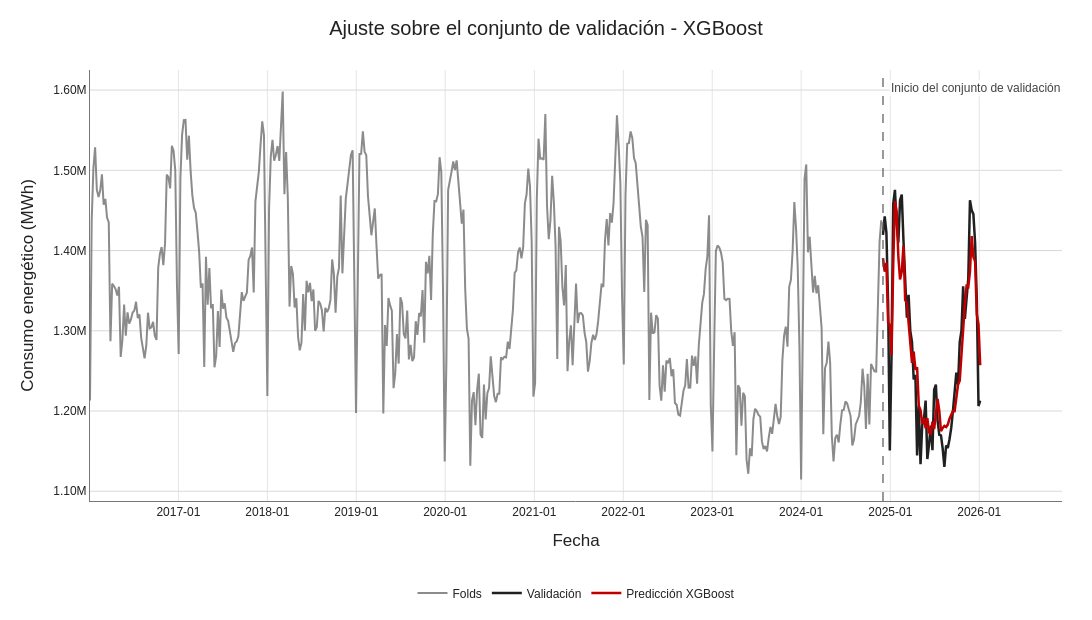

This figure's notebook cell:
### Code cell
# gráfica en plotly
# asegurar que los índices sean fechas
X_folds.index = pd.to_datetime(X_folds.index)
X_val.index = pd.to_datetime(X_val.index)

# fecha de inicio del conjunto de validación
fecha_inicio_val = X_val.index.min()

# ============================================================
# Gráfica
# ============================================================

fig = go.Figure()

# conjunto usado en los folds
fig.add_trace(
    go.Scatter(
        x=X_folds.index,
        y=np.ravel(y_folds),
        mode="lines",
        name="Folds",
        line=dict(
            color="#7F7F7F",
            width=2
        ),
        opacity=0.9
    )
)

# valores reales del conjunto de validación
fig.add_trace(
    go.Scatter(
        x=X_val.index,
        y=np.ravel(y_val),
        mode="lines",
        name="Validación",
        line=dict(
            color="#202020",
            width=2.5
        )
    )
)

# predicciones de XGBoost
fig.add_trace(
    go.Scatter(
        x=X_val.index[-len(y_pred):],
        y=np.ravel(y_pred),
        mode="lines",
        name="Predicción XGBoost",
        line=dict(
            color="#C00000",
            width=2.5
        )
    )
)

# línea de separación entre folds y validación
fig.add_vline(
    x=fecha_inicio_val,
    line_color="#555555",
    line_width=1.2,
    line_dash="dash"
)

# etiqueta de inicio de validación
fig.add_annotation(
    x=fecha_inicio_val,
    y=0.98,
    yref="paper",
    text="Inicio del conjunto de validación",
    showarrow=False,
    xanchor="left",
    yanchor="top",
    xshift=6,
    font=dict(
        family="Arial",
        size=12,
        color="#444444"
    ),
    bgcolor="rgba(255,255,255,0.85)"
)

# ============================================================
# Formato general
# ============================================================

fig.update_layout(
    width=1100,
    height=620,

    title=dict(
        text="Ajuste sobre el conjunto de validación - XGBoost",
        x=0.5,
        xanchor="center"
    ),

    plot_bgcolor="white",
    paper_bgcolor="white",

    font=dict(
        family="Arial",
        size=14,
        color="#222222"
    ),

    legend=dict(
        orientation="h",
        yanchor="top",
        y=-0.18,
        xanchor="center",
        x=0.5,
        font=dict(size=12),
        title_text=""
    ),

    margin=dict(
        l=90,
        r=30,
        t=70,
        b=110
    ),

    hovermode="x unified"
)

# eje X
fig.update_xaxes(
    title=dict(
        text="Fecha",
        font=dict(size=17)
    ),
    tickfont=dict(size=12),
    tickformat="%Y-%m",
    dtick="M12",
    showgrid=True,
    gridcolor="#E5E5E5",
    gridwidth=1,
    showline=True,
    linecolor="#777777",
    linewidth=1,
    automargin=True
)

# eje Y
fig.update_yaxes(
    title=dict(
        text="Consumo energético (MWh)",
        font=dict(size=17)
    ),
    tickfont=dict(size=12),
    tickformat=".3s",
    showgrid=True,
    gridcolor="#D9D9D9",
    gridwidth=1,
    showline=True,
    linecolor="#777777",
    linewidth=1,
    automargin=True
)

fig.show()

fig.write_image(
    "../../../data/preds_energy_models/images/ajuste_xgboost.png",
    width=1100,
    height=620,
    scale=3
)

### Figure 1 — Plotly figure (JSON) as saved in the notebook; plotly's stock layout.template omitted (floating-point values rounded to 4 significant figures; data arrays with more than 128 entries replaced by an {"elided": "..."} marker saying what was removed)
{"data": [{"line": {"color": "#7F7F7F", "width": 2}, "mode": "lines", "name": "Folds", "opacity": 0.9, "type": "scatter", "x": {"elided": "465 str values"}, "y": {"elided": "465 float values"}}, {"line": {"color": "#202020", "width": 2.5}, "mode": "lines", "name": "Validación", "type": "scatter", "x": ["2024-12-02T00:00:00.000000000", "2024-12-09T00:00:00.000000000", "2024-12-16T00:00:00.000000000", "2024-12-23T00:00:00.000000000", "2024-12-30T00:00:00.000000000", "2025-01-06T00:00:00.000000000", "2025-01-13T00:00:00.000000000", "2025-01-20T00:00:00.000000000", "2025-01-27T00:00:00.000000000", "2025-02-03T00:00:00.000000000", "2025-02-10T00:00:00.000000000", "2025-02-17T00:00:00.000000000", "2025-02-24T00:00:00.000000000", "2025-03-03T00:00:00.000000000", "2025-03-10T00:00:00.000000000", "2025-03-17T00:00:00.000000000", "2025-03-24T00:00:00.000000000", "2025-03-31T00:00:00.000000000", "2025-04-07T00:00:00.000000000", "2025-04-14T00:00:00.000000000", "2025-04-21T00:00:00.000000000", "2025-04-28T00:00:00.000000000", "2025-05-05T00:00:00.000000000", "2025-05-12T00:00:00.000000000", "2025-05-19T00:00:00.000000000", "2025-05-26T00:00:00.000000000", "2025-06-02T00:00:00.000000000", "2025-06-09T00:00:00.000000000", "2025-06-16T00:00:00.000000000", "2025-06-23T00:00:00.000000000", "2025-06-30T00:00:00.000000000", "2025-07-07T00:00:00.000000000", "2025-07-14T00:00:00.000000000", "2025-07-21T00:00:00.000000000", "2025-07-28T00:00:00.000000000", "2025-08-04T00:00:00.000000000", "2025-08-11T00:00:00.000000000", "2025-08-18T00:00:00.000000000", "2025-08-25T00:00:00.000000000", "2025-09-01T00:00:00.000000000", "2025-09-08T00:00:00.000000000", "2025-09-15T00:00:00.000000000", "2025-09-22T00:00:00.000000000", "2025-09-29T00:00:00.000000000", "2025-10-06T00:00:00.000000000", "2025-10-13T00:00:00.000000000", "2025-10-20T00:00:00.000000000", "2025-10-27T00:00:00.000000000", "2025-11-03T00:00:00.000000000", "2025-11-10T00:00:00.000000000", "2025-11-17T00:00:00.000000000", "2025-11-24T00:00:00.000000000", "2025-12-01T00:00:00.000000000", "2025-12-08T00:00:00.000000000", "2025-12-15T00:00:00.000000000", "2025-12-22T00:00:00.000000000", "2025-12-29T00:00:00.000000000", "2026-01-05T00:00:00.000000000"], "y": [1419000.0, 1443000.0, 1422000.0, 1334000.0, 1151000.0, 1271000.0, 1458000.0, 1476000.0, 1432000.0, 1410000.0, 1463000.0, 1470000.0, 1413000.0, 1362000.0, 1316000.0, 1345000.0, 1300000.0, 1286000.0, 1239000.0, 1245000.0, 1145000.0, 1206000.0, 1134000.0, 1182000.0, 1189000.0, 1213000.0, 1140000.0, 1158000.0, 1182000.0, 1151000.0, 1227000.0, 1233000.0, 1188000.0, 1170000.0, 1170000.0, 1153000.0, 1130000.0, 1157000.0, 1154000.0, 1165000.0, 1179000.0, 1200000.0, 1221000.0, 1248000.0, 1233000.0, 1286000.0, 1300000.0, 1355000.0, 1315000.0, 1340000.0, 1365000.0, 1463000.0, 1450000.0, 1445000.0, 1410000.0, 1339000.0, 1206000.0, 1213000.0]}, {"line": {"color": "#C00000", "width": 2.5}, "mode": "lines", "name": "Predicción XGBoost", "type": "scatter", "x": ["2024-12-02T00:00:00.000000000", "2024-12-09T00:00:00.000000000", "2024-12-16T00:00:00.000000000", "2024-12-23T00:00:00.000000000", "2024-12-30T00:00:00.000000000", "2025-01-06T00:00:00.000000000", "2025-01-13T00:00:00.000000000", "2025-01-20T00:00:00.000000000", "2025-01-27T00:00:00.000000000", "2025-02-03T00:00:00.000000000", "2025-02-10T00:00:00.000000000", "2025-02-17T00:00:00.000000000", "2025-02-24T00:00:00.000000000", "2025-03-03T00:00:00.000000000", "2025-03-10T00:00:00.000000000", "2025-03-17T00:00:00.000000000", "2025-03-24T00:00:00.000000000", "2025-03-31T00:00:00.000000000", "2025-04-07T00:00:00.000000000", "2025-04-14T00:00:00.000000000", "2025-04-21T00:00:00.000000000", "2025-04-28T00:00:00.000000000", "2025-05-05T00:00:00.000000000", "2025-05-12T00:00:00.000000000", "2025-05-19T00:00:00.000000000", "2025-05-26T00:00:00.000000000", "2025-06-02T00:00:00.000000000", "2025-06-09T00:00:00.000000000", "2025-06-16T00:00:00.000000000", "2025-06-23T00:00:00.000000000", "2025-06-30T00:00:00.000000000", "2025-07-07T00:00:00.000000000", "2025-07-14T00:00:00.000000000", "2025-07-21T00:00:00.000000000", "2025-07-28T00:00:00.000000000", "2025-08-04T00:00:00.000000000", "2025-08-11T00:00:00.000000000", "2025-08-18T00:00:00.000000000", "2025-08-25T00:00:00.000000000", "2025-09-01T00:00:00.000000000", "2025-09-08T00:00:00.000000000", "2025-09-15T00:00:00.000000000", "2025-09-22T00:00:00.000000000", "2025-09-29T00:00:00.000000000", "2025-10-06T00:00:00.000000000", "2025-10-13T00:00:00.000000000", "2025-10-20T00:00:00.000000000", "2025-10-27T00:00:00.000000000", "2025-11-03T00:00:00.000000000", "2025-11-10T00:00:00.000000000", "2025-11-17T00:00:00.000000000", "2025-11-24T00:00:00.000000000", "2025-12-01T00:00:00.000000000", "2025-12-08T00:00:00.000000000", "2025-12-15T00:00:00.000000000", "2025-12-22T00:00:00.000000000", "2025-12-29T00:00:00.000000000", "2026-01-05T00:00:00.000000000"], "y": [1391000.0, 1374000.0, 1385000.0, 1310000.0, 1307000.0, 1270000.0, 1383000.0, 1461000.0, 1449000.0, 1393000.0, 1364000.0, 1374000.0, 1406000.0, 1338000.0, 1335000.0, 1310000.0, 1280000.0, 1260000.0, 1274000.0, 1252000.0, 1254000.0, 1206000.0, 1201000.0, 1184000.0, 1191000.0, 1179000.0, 1191000.0, 1173000.0, 1172000.0, 1187000.0, 1177000.0, 1198000.0, 1215000.0, 1201000.0, 1175000.0, 1179000.0, 1181000.0, 1180000.0, 1183000.0, 1191000.0, 1196000.0, 1200000.0, 1200000.0, 1214000.0, 1233000.0, 1238000.0, 1273000.0, 1298000.0, 1333000.0, 1356000.0, 1355000.0, 1374000.0, 1418000.0, 1392000.0, 1386000.0, 1320000.0, 1308000.0, 1257000.0]}], "layout": {"annotations": [{"bgcolor": "rgba(255,255,255,0.85)", "font": {"color": "#444444", "family": "Arial", "size": 12}, "showarrow": false, "text": "Inicio del conjunto de validación", "x": "2024-12-02T00:00:00", "xanchor": "left", "xshift": 6, "y": 0.98, "yanchor": "top", "yref": "paper"}], "font": {"color": "#222222", "family": "Arial", "size": 14}, "height": 620, "hovermode": "x unified", "legend": {"font": {"size": 12}, "orientation": "h", "title": {"text": ""}, "x": 0.5, "xanchor": "center", "y": -0.18, "yanchor": "top"}, "margin": {"b": 110, "l": 90, "r": 30, "t": 70}, "paper_bgcolor": "white", "plot_bgcolor": "white", "shapes": [{"line": {"color": "#555555", "dash": "dash", "width": 1.2}, "type": "line", "x0": "2024-12-02T00:00:00", "x1": "2024-12-02T00:00:00", "xref": "x", "y0": 0, "y1": 1, "yref": "y domain"}], "title": {"text": "Ajuste sobre el conjunto de validación - XGBoost", "x": 0.5, "xanchor": "center"}, "width": 1100, "xaxis": {"automargin": true, "dtick": "M12", "gridcolor": "#E5E5E5", "gridwidth": 1, "linecolor": "#777777", "linewidth": 1, "showgrid": true, "showline": true, "tickfont": {"size": 12}, "tickformat": "%Y-%m", "title": {"font": {"size": 17}, "text": "Fecha"}}, "yaxis": {"automargin": true, "gridcolor": "#D9D9D9", "gridwidth": 1, "linecolor": "#777777", "linewidth": 1, "showgrid": true, "showline": true, "tickfont": {"size": 12}, "tickformat": ".3s", "title": {"font": {"size": 17}, "text": "Consumo energético (MWh)"}}}}
